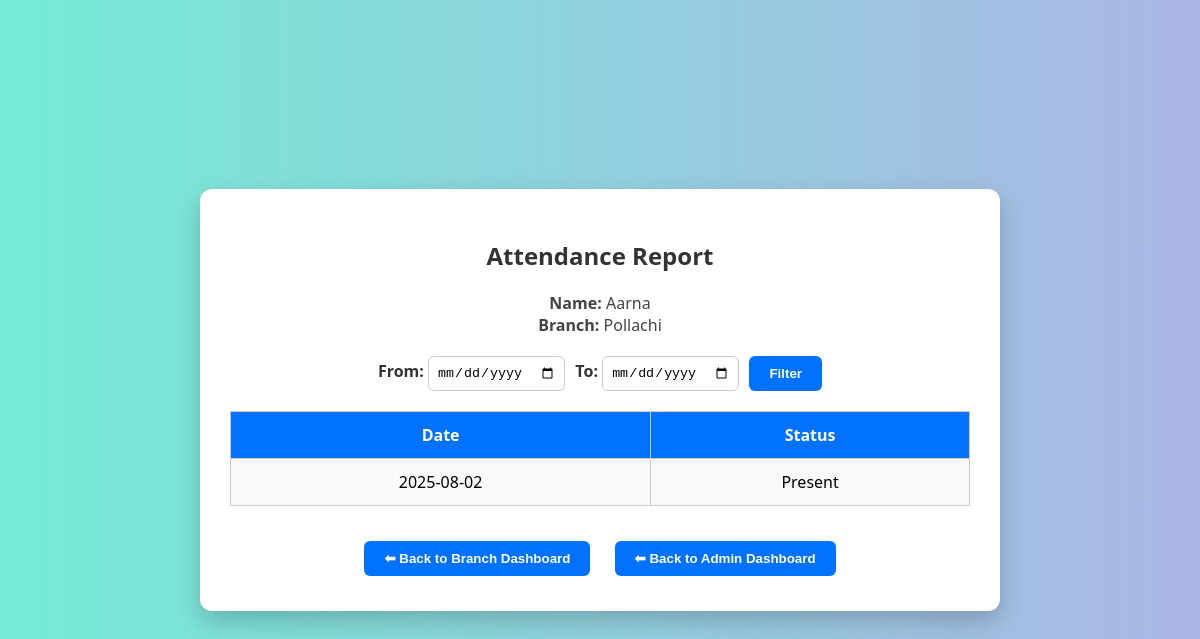
Page /view_attendance.php?id=20 (signed in) on the committed database.
### tables this page shows
CREATE TABLE `students` (
  `student_id` int(11) NOT NULL,
  `name` varchar(100) NOT NULL,
  `age` int(11) NOT NULL,
  `branch_id` int(11) NOT NULL
);

CREATE TABLE `branches` (
  `branch_id` int(11) NOT NULL,
  `branch_name` varchar(100) NOT NULL
);

CREATE TABLE `attendance` (
  `student_id` int(11) NOT NULL,
  `date` date NOT NULL,
  `status` varchar(10) DEFAULT NULL,
  `guardian_photo` varchar(255) DEFAULT NULL,
  `guardian_relation` varchar(100) DEFAULT NULL
);

### view_attendance.php (the view, shortened to what this page needs)
<?php
include 'db.php';
$student_id = $_GET['id'] ?? '';
$stmt = $conn->prepare("SELECT s.name, s.branch_id, b.branch_name FROM students s JOIN branches b ON s.branch_id = b.branch_id WHERE s.student_id = ?");
$stmt->bind_param("i", $student_id);
$stmt->execute();
$student_result = $stmt->get_result();
$student = $student_result->fetch_assoc();
$from = $_GET['from'] ?? '';
$to = $_GET['to'] ?? '';
$filter_query = "SELECT date, status FROM attendance WHERE student_id = ?";
$params = [$student_id];
$types = "i";
$filter_query .= " ORDER BY date DESC";
$stmt = $conn->prepare($filter_query);
$stmt->bind_param($types, ...$params);
$stmt->execute();
$attendance = $stmt->get_result();
?>
<!DOCTYPE html>
<html lang="en">
<head>
</head>
<body>
  <div class="dashboard">
    <h2>Attendance Report</h2>
    <p>
      <strong>Name:</strong> <?php echo htmlspecialchars($student['name']); ?><br>
      <strong>Branch:</strong> <?php echo htmlspecialchars(ucfirst($student['branch_name'])); ?>
    </p>
    <form method="GET">
      <label>From: <input type="date" name="from" value="<?php echo htmlspecialchars($from); ?>"></label>
      <label>To: <input type="date" name="to" value="<?php echo htmlspecialchars($to); ?>"></label>
      <button type="submit">Filter</button>
    </form>
    <?php if ($attendance->num_rows > 0): ?>
      <table>
        <thead>
          <tr>
            <th>Date</th>
            <th>Status</th>
          </tr>
        </thead>
        <tbody>
          <?php while ($row = $attendance->fetch_assoc()): ?>
            <tr>
              <td data-label="Date"><?php echo htmlspecialchars($row['date']); ?></td>
              <td data-label="Status"><?php echo htmlspecialchars($row['status']); ?></td>
            </tr>
          <?php endwhile; ?>
        </tbody>
      </table>
    <?php else: ?>
      <p style="text-align:center; color:red;">No attendance records found.</p>
    <?php endif; ?>
    <div class="back-links">
      <a href="dashboard_admin.php?branch_id=<?php echo urlencode($student['branch_id']); ?>"><button>⬅ Back to Branch Dashboard</button></a>
      <a href="dashboard_admin.php"><button>⬅ Back to Admin Dashboard</button></a>
    </div>
  </div>
</body>
</html>

### view_attendance.php (style rules this page uses)
* { box-sizing: border-box; }
body { margin: 0; padding: 0; font-family: 'Segoe UI', Tahoma, Geneva, Verdana, sans-serif; background: linear-gradient(to right, #74ebd5, #acb6e5); min-height: 100vh; display: flex; justify-content: center; align-items: center; }
.dashboard { background-color: #fff; padding: 30px; border-radius: 12px; box-shadow: 0 10px 25px rgba(0, 0, 0, 0.2); width: 95%; max-width: 800px; }
h2 { text-align: center; color: #333; }
p { text-align: center; color: #444; }
form { display: flex; flex-wrap: wrap; justify-content: center; gap: 10px; margin: 20px 0; }
label { font-weight: bold; color: #333; }
input[type="date"] { padding: 8px; border-radius: 6px; border: 1px solid #ccc; }
button { padding: 10px 20px; border: none; border-radius: 6px; background-color: #0072ff; color: white; font-weight: bold; cursor: pointer; transition: background-color 0.3s ease; }
table { width: 100%; border-collapse: collapse; margin-top: 20px; }
table, th, td { border: 1px solid #ccc; }
th, td { padding: 12px; text-align: center; }
th { background-color: #0072ff; color: white; }
td { background-color: #f9f9f9; }
.back-links { text-align: center; margin-top: 30px; }
.back-links a { display: inline-block; margin: 5px 10px; text-decoration: none; color: #0072ff; font-weight: bold; }

### rows in the picture
students: name "Aarna", branch.branch_name "Pollachi"
attendance: date "2025-08-02", status "Present"
